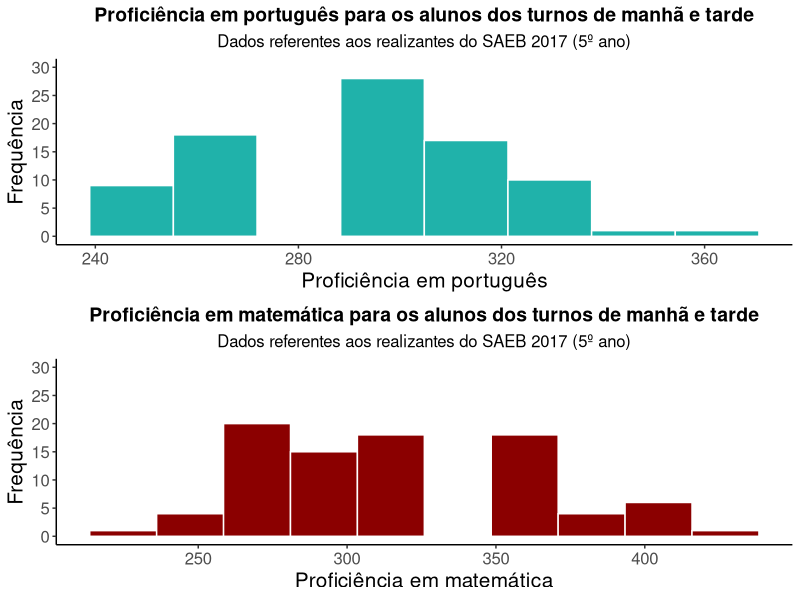
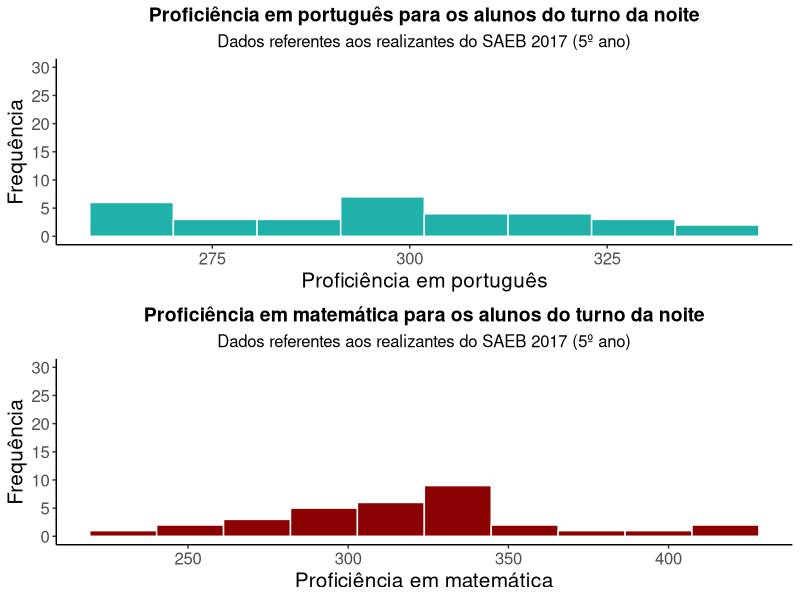
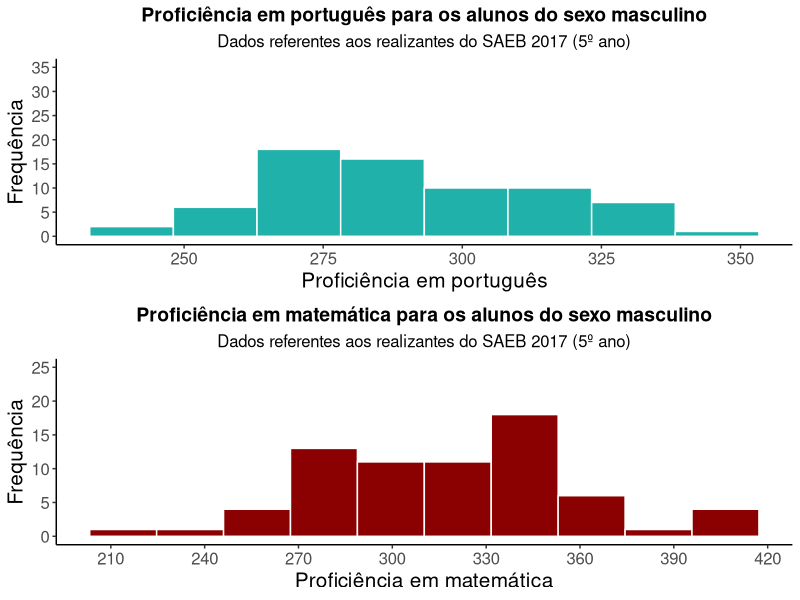
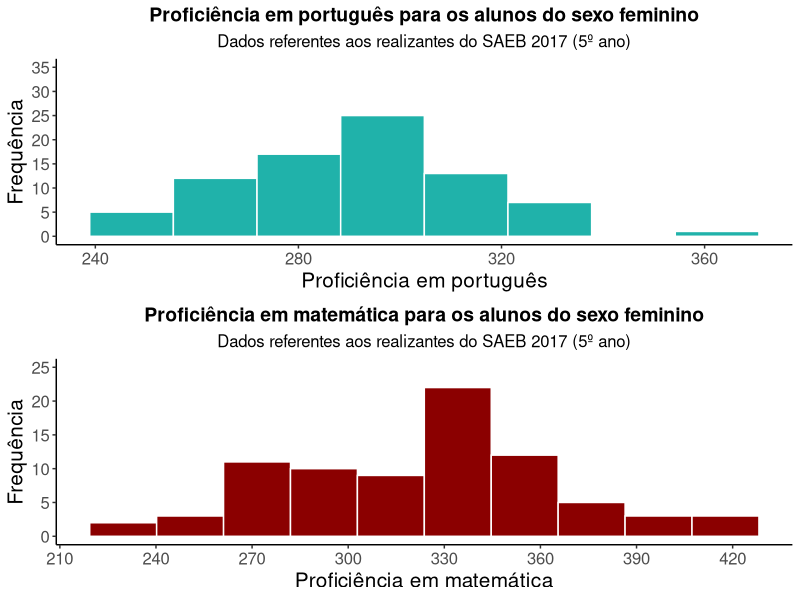
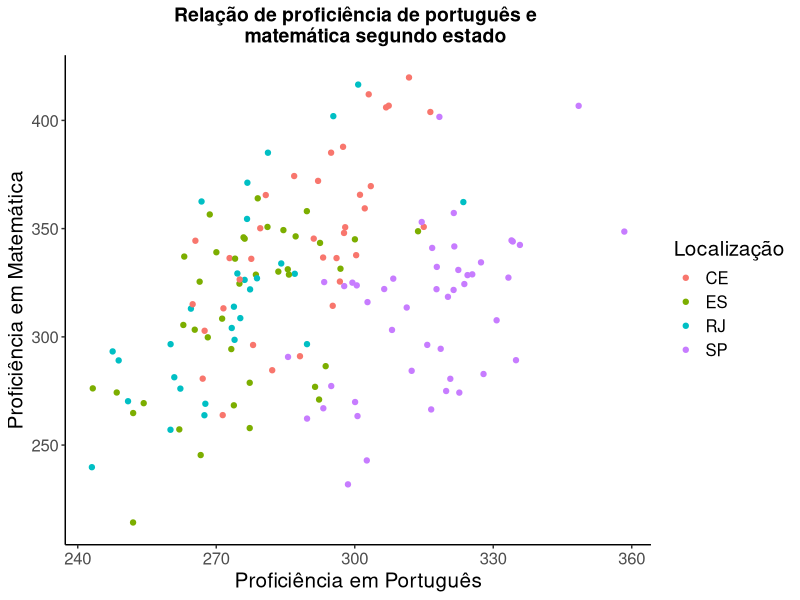
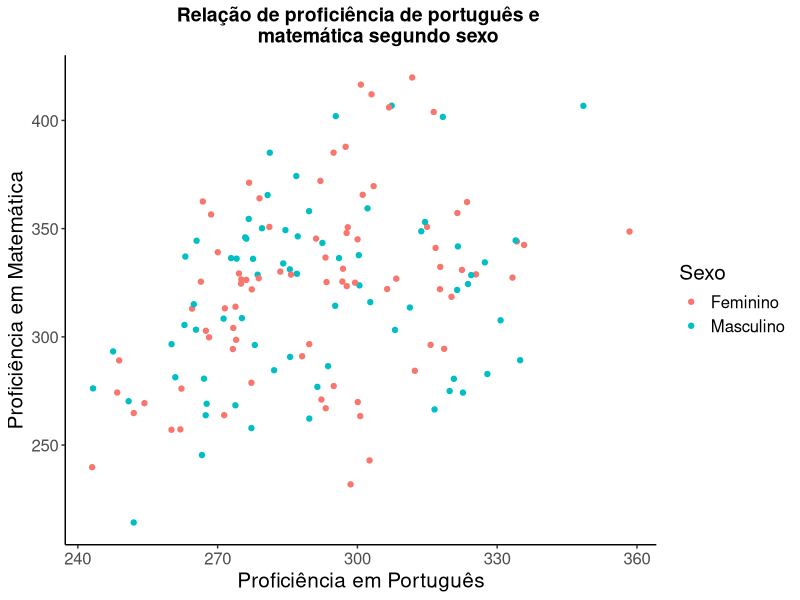
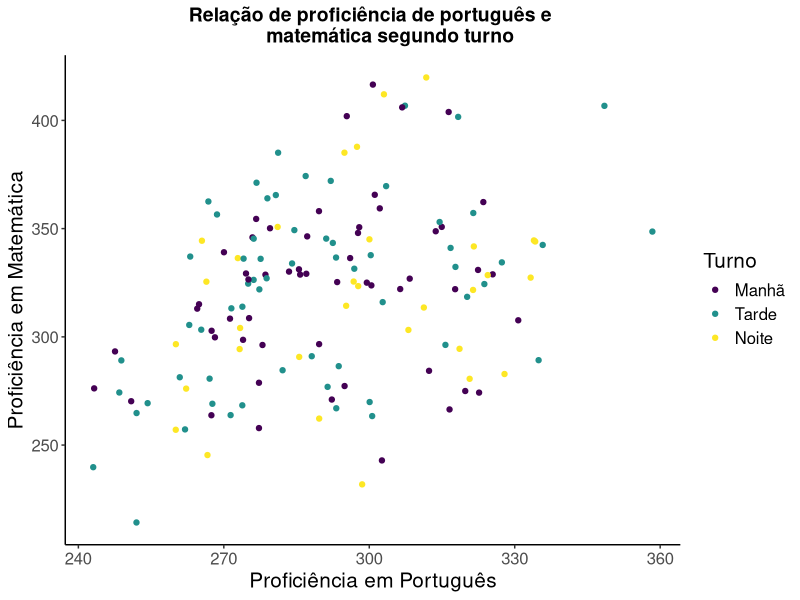

The R script that drew these images, in order: (Note: this script raises an error after producing the figures.)
## ---- chunk 1
require(readr)
require(ggplot2)
require(dplyr)
require(gridExtra)
library(scales)
library(RColorBrewer)
base = readr::read_csv2("base_saeb.csv") 

#####
#TESTES ESTATêSTICOS
masc = filter(base, sexo == "Masculino")
fem = filter(base, sexo != "Masculino")
t.test(fem$prof_mat, masc$prof_mat) #PODE CONSIDERAR IGUAL
t.test(fem$prof_port, masc$prof_port) #PODE CONSIDERAR IGUAL

branco = filter(base, raca == "Branco")
nb = filter(base, raca != "Branco")
t.test(branco$prof_mat, nb$prof_mat) #NaO PODE CONSIDERAR IGUAL
t.test(branco$prof_port, nb$prof_port) #NAO PODE CONSIDERAR IGUAL

munic = filter(base, depADM == "Municipal")
fed = filter(base, depADM == "Federal")
est = filter(base, depADM == 'Estadual')
t.test(munic$prof_mat, fed$prof_mat)   # NAO PODE CONSIDERAR IGUAL
t.test(munic$prof_port, fed$prof_port) # PODE CONSIDERAR IGUAL
t.test(munic$prof_mat, est$prof_mat)   # PODE CONSIDERAR IGUAL
t.test(munic$prof_port, est$prof_port) # PODE CONSIDERAR IGUAL
t.test(fed$prof_mat, est$prof_mat)     # nao PODE CONSIDERAR IGUAL
t.test(fed$prof_port, est$prof_port)   # nao PODE CONSIDERAR IGUAL

ce = filter(base, local == "CE")
es = filter(base, local == "ES")
rj = filter(base, local == "RJ")
sp = filter(base, local == "SP")
t.test(ce$prof_mat, es$prof_mat)   # NAO PODE CONSIDERAR IGUAL
t.test(ce$prof_port, es$prof_port) # NAO PODE CONSIDERAR IGUAL
t.test(ce$prof_mat, sp$prof_mat)   # NAO PODE CONSIDERAR IGUAL
t.test(ce$prof_port, sp$prof_port) # NAO PODE CONSIDERAR IGUAL
t.test(ce$prof_mat, rj$prof_mat)   # NAO PODE CONSIDERAR IGUAL
t.test(ce$prof_port, rj$prof_port) # NAO PODE CONSIDERAR IGUAL
t.test(sp$prof_mat, rj$prof_mat)   # PODE CONSIDERAR IGUAL
t.test(sp$prof_port, rj$prof_port) # NAO PODE CONSIDERAR IGUAL
t.test(sp$prof_mat, es$prof_mat)   # PODE CONSIDERAR IGUAL
t.test(sp$prof_port, es$prof_port) # NAO PODE CONSIDERAR IGUAL
t.test(rj$prof_mat, es$prof_mat)   # PODE CONSIDERAR IGUAL
t.test(rj$prof_port, es$prof_port) # PODE CONSIDERAR IGUAL


manha = filter(base, turno == "Manhã")
tarde = filter(base, turno == "Tarde")
noite = filter(base, turno == "Noite")
t.test(manha$prof_port, tarde$prof_port) # PODE CONSIDERAR IGUAL
t.test(manha$prof_mat, tarde$prof_mat)   # PODE CONSIDERAR IGUAL
t.test(manha$prof_port, noite$prof_port) # PODE CONSIDERAR IGUAL
t.test(manha$prof_mat, noite$prof_mat)   # PODE CONSIDERAR IGUAL
t.test(tarde$prof_port, noite$prof_port) # PODE CONSIDERAR IGUAL
t.test(tarde$prof_mat, noite$prof_mat)   # PODE CONSIDERAR IGUAL



dados = base |> 
  select(prof_port, esc_pai)
library(car)
leveneTest(prof_port~esc_pai, data = dados, center =
                  "mean") #variâncias iguais
dados2 = base |> 
  select(prof_mat, esc_pai)
leveneTest(prof_mat~esc_pai, data = dados2, center =
               "mean") # variâncias iguais

oneway.test(prof_mat ~ esc_pai, data = dados2, var.equal = T)    # todas as médias são iguais
oneway.test(prof_port ~ esc_pai, data = dados, var.equal = T)    # todas as médias são iguais


#####
#HISTOGRAMAS
#####TURNOS (FIGURAS 1 E 2)
#PORTUGUêS
g1= base |> mutate(turno = ordered(turno,levels=c("Manhã","Tarde","Noite"), labels=c("Manhã","Tarde","Noite"))) |> 
  filter(turno %in% c("Manhã", "Tarde")) |>
  ggplot(mapping = aes(x = prof_port)) +
  geom_histogram(fill= "lightseagreen", col="white", bins = 8)  +
  scale_y_continuous(limits = c(0,30), breaks = seq(0,35,5)) +
  labs(y= "Frequência", x="Proficiência em português",
       title="Proficiência em português para os alunos dos turnos de manhã e tarde",
       subtitle="Dados referentes aos realizantes do SAEB 2017 (5º ano)") + theme_classic()+ theme(legend.position = "none", plot.title = element_text(hjust = 0.5, size=14, face="bold"), text = element_text(size=15), plot.subtitle = element_text(hjust = 0.5, size=12))


g2= base |>   mutate(turno = ordered(turno,levels=c("Manhã","Tarde","Noite"), labels=c("Manhã","Tarde","Noite"))) |> 
  filter(turno == "Noite") |>
  ggplot(base, mapping = aes(x = prof_port)) +
  geom_histogram(fill= "lightseagreen", col="white", bins = 8) +
  scale_y_continuous(limits = c(0,30), breaks = seq(0,35,5)) +
  labs(y= "Frequência", x="Proficiência em português",
       title="Proficiência em português para os alunos do turno da noite",
       subtitle="Dados referentes aos realizantes do SAEB 2017 (5º ano)") + theme_classic()+ theme(legend.position = "none", plot.title = element_text(hjust = 0.5, size=14, face="bold"), text = element_text(size=15), plot.subtitle = element_text(hjust = 0.5, size=12))


#matemática
g3= base |>
    mutate(turno = ordered(turno,levels=c("Manhã","Tarde","Noite"), labels=c("Manhã","Tarde","Noite"))) |> filter(turno %in% c("Manhã", "Tarde")) |>
  ggplot(mapping = aes(x = prof_mat)) +
  geom_histogram(fill= "darkred", col="white", bins = 10)  +
  scale_y_continuous(limits = c(0,30), breaks = seq(0,35,5)) +
  labs(y= "Frequência", x="Proficiência em matemática",
       title="Proficiência em matemática para os alunos dos turnos de manhã e tarde",
       subtitle="Dados referentes aos realizantes do SAEB 2017 (5º ano)") + theme_classic()+ theme(legend.position = "none", plot.title = element_text(hjust = 0.5, size=14, face="bold"), text = element_text(size=15), plot.subtitle = element_text(hjust = 0.5, size=12))


g4= base |>   mutate(turno = ordered(turno,levels=c("Manhã","Tarde","Noite"), labels=c("Manhã","Tarde","Noite"))) |> 
  filter(turno == "Noite") |>
  ggplot(base, mapping = aes(x = prof_mat)) +
  geom_histogram(fill= "darkred", col="white", bins = 10) +
  scale_y_continuous(limits = c(0,30), breaks = seq(0,35,5)) +
  labs(y= "Frequência", x="Proficiência em matemática",
       title="Proficiência em matemática para os alunos do turno da noite",
       subtitle="Dados referentes aos realizantes do SAEB 2017 (5º ano)") + theme_classic()+ theme(legend.position = "none", plot.title = element_text(hjust = 0.5, size=14, face="bold"), text = element_text(size=15), plot.subtitle = element_text(hjust = 0.5, size=12))

grid.arrange(g1,g3,nrow=2)
grid.arrange(g2,g4,nrow=2)

#####SEXO (FIGURAS 3 E 4)
#PORTUGUêS
g5= base |> filter(sexo == "Masculino") |>
  ggplot(mapping = aes(x = prof_port)) +
  geom_histogram(fill= "lightseagreen", col="white", bins = 8)  +
  scale_y_continuous(limits = c(0,35), breaks = seq(0,35,5)) +
  labs(y= "Frequência", x="Proficiência em português",
       title="Proficiência em português para os alunos do sexo masculino",
       subtitle="Dados referentes aos realizantes do SAEB 2017 (5º ano)") + 
  theme_classic() + 
  theme(legend.position = "none", plot.title = element_text(hjust = 0.5, size=14, face="bold"), 
        text = element_text(size=15), plot.subtitle = element_text(hjust = 0.5, size=12))

g6= base |> filter(sexo == "Feminino") |>
  ggplot(mapping = aes(x = prof_port)) +
  geom_histogram(fill= "lightseagreen", col="white", bins = 8)  +
  scale_y_continuous(limits = c(0,35), breaks = seq(0,35,5)) +
  labs(y= "Frequência", x="Proficiência em português",
       title="Proficiência em português para os alunos do sexo feminino",
       subtitle="Dados referentes aos realizantes do SAEB 2017 (5º ano)") + 
  theme_classic() + 
  theme(legend.position = "none", plot.title = element_text(hjust = 0.5, size=14, face="bold"), 
        text = element_text(size=15), plot.subtitle = element_text(hjust = 0.5, size=12))


#matemática
g7= base |> filter(sexo == "Masculino") |>
  ggplot(mapping = aes(x = prof_mat)) +
  geom_histogram(fill= "darkred", col="white", bins = 10)  +
  scale_x_continuous(breaks = seq(210, 420, 30)) +
  scale_y_continuous(limits = c(0,25), breaks = seq(0,25,5)) +
  labs(y= "Frequência", x="Proficiência em matemática",
       title="Proficiência em matemática para os alunos do sexo masculino",
       subtitle="Dados referentes aos realizantes do SAEB 2017 (5º ano)") + 
  theme_classic() + 
  theme(legend.position = "none", plot.title = element_text(hjust = 0.5, size=14, face="bold"), 
        text = element_text(size=15), plot.subtitle = element_text(hjust = 0.5, size=12))


g8= base |> filter(sexo == "Feminino") |>
  ggplot(mapping = aes(x = prof_mat)) +
  geom_histogram(fill= "darkred", col="white", bins = 10)  +
  scale_x_continuous(breaks = seq(210, 420, 30)) +
  scale_y_continuous(limits = c(0,25), breaks = seq(0,25,5)) +
  labs(y= "Frequência", x="Proficiência em matemática",
       title="Proficiência em matemática para os alunos do sexo feminino",
       subtitle="Dados referentes aos realizantes do SAEB 2017 (5º ano)") + 
  theme_classic() + 
  theme(legend.position = "none", plot.title = element_text(hjust = 0.5, size=14, face="bold"), 
        text = element_text(size=15), plot.subtitle = element_text(hjust = 0.5, size=12))

grid.arrange(g5,g7,nrow=2)
grid.arrange(g6,g8,nrow=2)

#####
#DISPERSêO
#ESTADO
ggplot(base, aes(x = prof_port, y = prof_mat, colour = local)) +
  geom_point() + 
  theme_classic() +
  labs(x = "Proficiência em Português", y = "Proficiência em Matemática", title = "Relação de proficiência de português e 
       matemática segundo estado", colour = "Localização") +
  theme(plot.title = element_text(hjust = 0.5, size=14, face="bold"), 
        text = element_text(size=15), plot.subtitle = element_text(hjust = 0.5, size=12))

#SEXO
ggplot(base, aes(x = prof_port, y = prof_mat, colour = sexo)) +
  geom_point() + 
  theme_classic() +
  labs(x = "Proficiência em Português", y = "Proficiência em Matemática", title = "Relação de proficiência de português e 
       matemática segundo sexo", colour = "Sexo") +
  theme(plot.title = element_text(hjust = 0.5, size=14, face="bold"), 
        text = element_text(size=15), plot.subtitle = element_text(hjust = 0.5, size=12))

#TURNO
base |> 
  mutate(turno = ordered(turno,levels=c("Manhã","Tarde","Noite"), labels=c("Manhã","Tarde","Noite"))) |> 
ggplot(aes(x = prof_port, y = prof_mat, colour = turno)) +
  geom_point() + 
  theme_classic() +
  labs(x = "Proficiência em Português", y = "Proficiência em Matemática", title = "Relação de proficiência de português e 
       matemática segundo turno", colour = "Turno") +
  theme(plot.title = element_text(hjust = 0.5, size=14, face="bold"), 
        text = element_text(size=15), plot.subtitle = element_text(hjust = 0.5, size=12))

#depADM
ggplot(base_aux, aes(x = prof_port, y = prof_mat, colour = depADM)) +
  geom_point() + 
  theme_classic() +
  labs(x = "Proficiência em Português", y = "Proficiência em Matemática", title = "Relação de proficiência de português e 
       matemática segundo dependência administrativa", colour = "Dependência Administrativa") +
  theme(plot.title = element_text(hjust = 0.5, size=14, face="bold"), 
        text = element_text(size=15), plot.subtitle = element_text(hjust = 0.5, size=12))

#raça
ggplot(base, aes(x = prof_port, y = prof_mat, colour = raca)) +
  geom_point() + 
  theme_classic() +
  labs(x = "Proficiência em Português", y = "Proficiência em Matemática", title = "Relação de proficiência de português e 
       matemática segundo raça", colour = "Raça") +
  theme(plot.title = element_text(hjust = 0.5, size=14, face="bold"), 
        text = element_text(size=15), plot.subtitle = element_text(hjust = 0.5, size=12))


#####
#BOXPLOTS
####TURNOS (FIGURAS 1 E 2)
#portugues
base |> 
  mutate(turno = ordered(turno,levels=c("Manhã","Tarde","Noite"), labels=c("Manhã","Tarde","Noite"))) |> 
  ggplot(mapping = aes(y = prof_port, x = factor(turno))) +
  geom_boxplot(fill = c("blue", "yellow", "purple")) +
  labs(x = "Turno", y = "Proficiência em português", title="Proficiência em português segundo turno",
       subtitle="Dados referentes aos realizantes do SAEB 2017 (5º ano)") +
  theme_classic() +
  theme(legend.position = "none", plot.title = element_text(hjust = 0.5, size=14, face="bold"), 
        text = element_text(size=15), plot.subtitle = element_text(hjust = 0.5, size=12))

#matematica
base |> 
  mutate(turno = ordered(turno,levels=c("Manhã","Tarde","Noite"), labels=c("Manhã","Tarde","Noite"))) |> 
  ggplot(mapping = aes(y = prof_mat, x = factor(turno))) +
  geom_boxplot(fill = c("blue", "yellow", "purple")) +
  labs(x = "Turno", y = "Proficiência em matemática", title="Proficiência em matemática segundo turno",
       subtitle="Dados referentes aos realizantes do SAEB 2017 (5º ano)") +
  theme_classic() +
  theme(legend.position = "none", plot.title = element_text(hjust = 0.5, size=14, face="bold"), 
        text = element_text(size=15), plot.subtitle = element_text(hjust = 0.5, size=12))

####SEXO (FIGURAS 3 E 4)
#portugues
base |> 
  ggplot(mapping = aes(y = prof_port, x = factor(sexo, labels = c("Feminino","Masculino")))) +
  geom_boxplot(fill = c("pink", "blue")) +
  labs(x = "Sexo", y = "Proficiência em português", title="Proficiência em português segundo sexo",
       subtitle="Dados referentes aos realizantes do SAEB 2017 (5º ano)") + 
  theme_classic() +
  theme(legend.position = "none", plot.title = element_text(hjust = 0.5, size=14, face="bold"), 
        text = element_text(size=15), plot.subtitle = element_text(hjust = 0.5, size=12))


#matematica
base |> 
  ggplot(mapping = aes(y = prof_mat, x = factor(sexo, labels = c("Feminino","Masculino")))) +
  geom_boxplot(fill = c("pink", "blue")) +
  labs(x = "Sexo", y = "Proficiência em matemática", title="Proficiência em matemática segundo sexo",
       subtitle="Dados referentes aos realizantes do SAEB 2017 (5º ano)") + 
  theme_classic() +
  theme(legend.position = "none", plot.title = element_text(hjust = 0.5, size=14, face="bold"), 
        text = element_text(size=15), plot.subtitle = element_text(hjust = 0.5, size=12))


####ESTADO (FIGURAS 5 A 8)
#portugues
base |> 
  ggplot(mapping = aes(y = prof_port, x = factor(local))) +
  geom_boxplot(fill = c("red", "blue", "yellow", "green")) +
  labs(x = "Estado", y = "Proficiência em português", title="Proficiência em português segundo estado",
       subtitle="Dados referentes aos realizantes do SAEB 2017 (5º ano)") + 
  theme_classic() +
  theme(legend.position = "none", plot.title = element_text(hjust = 0.5, size=14, face="bold"), 
        text = element_text(size=15), plot.subtitle = element_text(hjust = 0.5, size=12))


#matemática
base |> 
  ggplot(mapping = aes(y = prof_mat, x = factor(local))) +
  geom_boxplot(fill = c("red", "blue", "yellow", "green")) +
  labs(x = "Estado", y = "Proficiência em matemática", title="Proficiência em matemática segundo estado",
       subtitle="Dados referentes aos realizantes do SAEB 2017 (5º ano)") + 
  theme_classic() +
  theme(legend.position = "none", plot.title = element_text(hjust = 0.5, size=14, face="bold"), 
        text = element_text(size=15), plot.subtitle = element_text(hjust = 0.5, size=12))


####Raça (FIGURAS 9 E 10)
#portugues
base |> 
  ggplot(mapping = aes(y = prof_port, x = factor(raca))) +
  geom_boxplot(fill = c("white", "black")) +
  labs(x = "Raça", y = "Proficiência em português", title="Proficiência em português segundo raça",
       subtitle="Dados referentes aos realizantes do SAEB 2017 (5º ano)") + 
  theme_classic() +
  theme(legend.position = "none", plot.title = element_text(hjust = 0.5, size=14, face="bold"), 
        text = element_text(size=15), plot.subtitle = element_text(hjust = 0.5, size=12))


#matemática
base |> 
  ggplot(mapping = aes(y = prof_mat, x = factor(raca))) +
  geom_boxplot(fill = c("white", "black")) +
  labs(x = "Raça", y = "Proficiência em matemática", title="Proficiência em matemática segundo raça",
       subtitle="Dados referentes aos realizantes do SAEB 2017 (5º ano)") + 
  theme_classic() +
  theme(legend.position = "none", plot.title = element_text(hjust = 0.5, size=14, face="bold"), 
        text = element_text(size=15), plot.subtitle = element_text(hjust = 0.5, size=12))


####ESTADUAIS E FEDERAIS + PELO MENOS UM DOS PAIS DE EM COMPLETO (FIGURAS 11 E 12)
base_aux = filter(base, esc_mae == "EM completo" | esc_pai %in% c("EM completo", "Ensino superior completo ou mais"))

for (i in 1:76){
  if(base_aux$depADM[i] == "Municipal"){
    base_aux$depADM[i] = "Municipal"
  }else{
    base_aux$depADM[i] = "Estadual/Federal"
  }
}

#portugues
base_aux |>
  ggplot(mapping = aes(y = prof_port, x = factor(depADM))) +
  geom_boxplot(fill = c("red", "blue")) +
  labs(x = "Dependência administrativa", y = "Proficiência em português", title="Proficiência em português segundo dependência administrativa",
       subtitle="Dados referentes aos realizantes do SAEB 2017 (5º ano)") + 
  theme_classic() +
  theme(legend.position = "none", plot.title = element_text(hjust = 0.5, size=14, face="bold"), 
        text = element_text(size=15), plot.subtitle = element_text(hjust = 0.5, size=12))

#matematica
base_aux |>
  ggplot(mapping = aes(y = prof_mat, x = factor(depADM))) +
  geom_boxplot(fill = c("red", "blue")) +
  labs(x = "Dependência administrativa", y = "Proficiência em matemática", title="Proficiência em matemática segundo dependência administrativa",
       subtitle="Dados referentes aos realizantes do SAEB 2017 (5º ano)") + 
  theme_classic() +
  theme(legend.position = "none", plot.title = element_text(hjust = 0.5, size=14, face="bold"), 
        text = element_text(size=15), plot.subtitle = element_text(hjust = 0.5, size=12))


####Escolaridade do pai (FIGURAS 8 e 9)

red = brewer.pal(9,"Reds")
gre = brewer.pal(9,"Greens")
yel = brewer.pal(9,"YlOrBr")
blu = brewer.pal(9,"Blues")

#portugues
base |> 
  ggplot(mapping = aes(y = prof_port, x = factor(esc_pai))) +
  geom_boxplot(fill=c(gre[2],gre[4],gre[6],gre[8])) +
  labs(x = "Escolaridade do pai", y = "Proficiência em português", title="Proficiência em português segundo escolaridade do pai",
       subtitle="Dados referentes aos realizantes do SAEB 2017 (5º ano)") + 
  theme_classic() +
  theme(legend.position = "none", plot.title = element_text(hjust = 0.5, size=14, face="bold"), 
        text = element_text(size=15), plot.subtitle = element_text(hjust = 0.5, size=12))


#matemática
base |> 
  ggplot(mapping = aes(y = prof_mat, x = factor(esc_pai))) +
  geom_boxplot(fill=c(red[2],red[4],red[6],red[8])) +
  labs(x = "Escolaridade do pai", y = "Proficiência em matemática", title="Proficiência em matemática segundo escolaridade do pai",
       subtitle="Dados referentes aos realizantes do SAEB 2017 (5º ano)") + 
  theme_classic() +
  theme(legend.position = "none", plot.title = element_text(hjust = 0.5, size=14, face="bold"), 
        text = element_text(size=15), plot.subtitle = element_text(hjust = 0.5, size=12))

## Modelo estatístico

# Ajustando o modelo 
fit.1 = lm(prof_port ~ depADM + esc_mae + esc_pai + raca + turno + local + sexo, data=base)
summary(fit.1)

# Ajustando o modelo 
fit.2 = lm(prof_mat ~ depADM + esc_mae + esc_pai + raca + turno + local + sexo, data=base)
summary(fit.2)

cor(base$prof_port, base$prof_mat)

